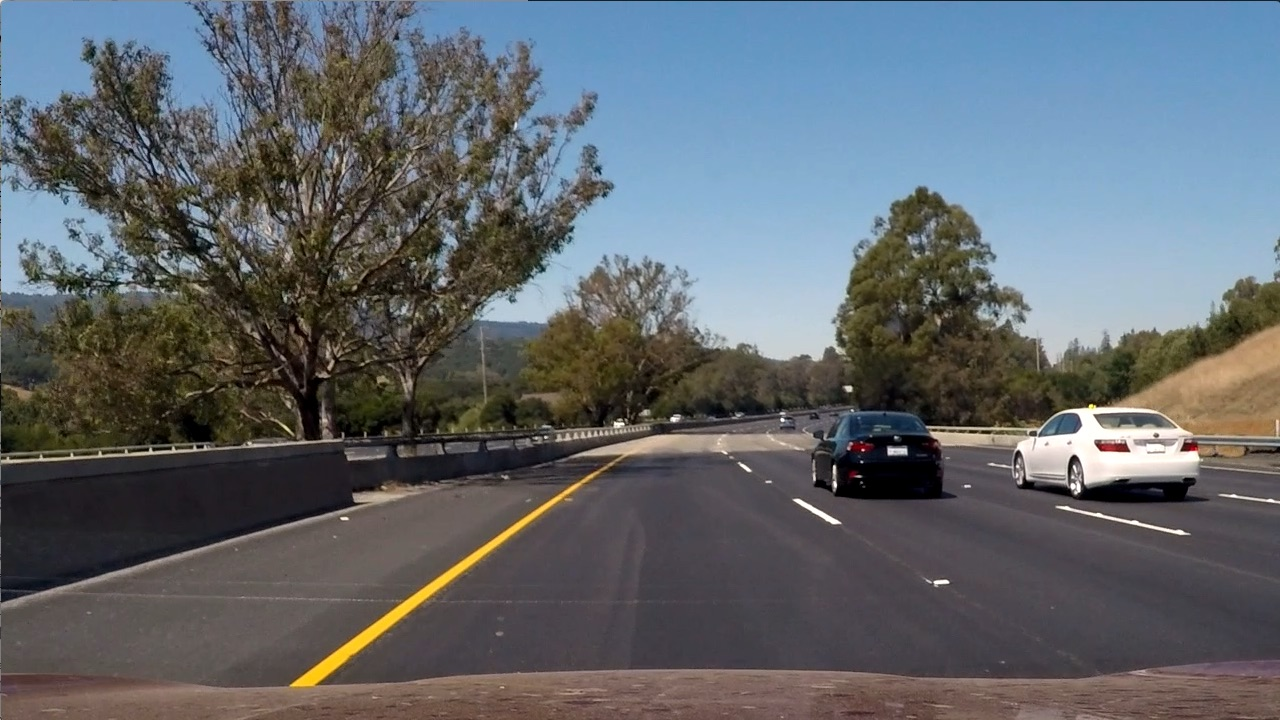
#> input picture Pipeline/test_images/test6.jpg, 1280 x 720 px; its folder holds 5 pictures in this run
$ python pipeline_main.py
#> lines starting #> are read from the running program, lines starting #| are printed output that depends on the picture
### Pipeline/Calibration/calibration_correction.py
import cv2
import numpy

def distortion_correction(srcImgPath, srcImgName, side_by_side = False):
    """
    Corrects the distortion of a given image and saves the result

    params:
        side_by_side = True
            - if you want a side by side of distorted and undistorted image
        side_by side = False
            - if you want only undistorted image as output

    returns:
        none
    """
#> called with srcImgPath = 'test_images/', srcImgName = 'test6.jpg', side_by_side = False
    # load calibrated camera parameters
    calibration = numpy.load('Calibration/calib.npz')
#> (reads Pipeline/Calibration/calib.npz from the repository)
    mtx = calibration['mtx']
    dist = calibration['dist']
    rvecs = calibration['rvecs']
    tvecs = calibration['tvecs']

    # load one of the original distorted images
    Img = cv2.imread(srcImgPath + srcImgName)
#> Img is the input picture: shape (720, 1280, 3); mean B, G, R 107.9, 102.6, 97
    h, w = Img.shape[:2]
#> h = 720; w = 1280

    # obtain the new camera matrix
    newcameraMtx, roi = cv2.getOptimalNewCameraMatrix(mtx, dist, (w, h), 1, (w, h))
#> roi = (45, 55, 1203, 621)

    # undistort the original image
    undistortedImg = cv2.undistort(Img, mtx, dist, None, newcameraMtx)
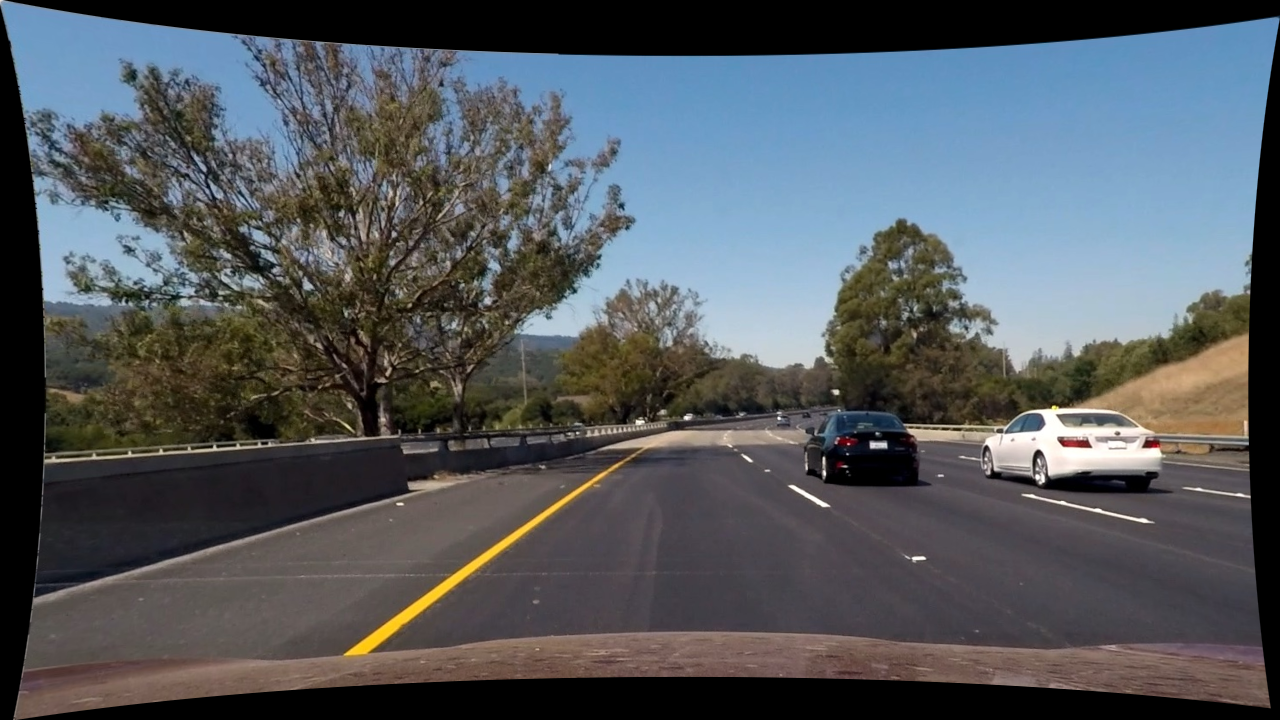
#> undistortedImg: shape (720, 1280, 3); mean B, G, R 93.4, 88.5, 83.4

    # save the final result example
    cv2.imwrite('output/undistort_' + srcImgName, undistortedImg)

    if(side_by_side):
        cv2.imwrite('output/side_by_side_' + srcImgName, numpy.hstack((Img, undistortedImg)))

### Pipeline/image_processing.py
import numpy
import cv2

def detection(Img, srcImgName):

    # converte image to grayscale
#> called with srcImgName = 'test6.jpg'
    gray = cv2.cvtColor(Img, cv2.COLOR_RGB2GRAY)
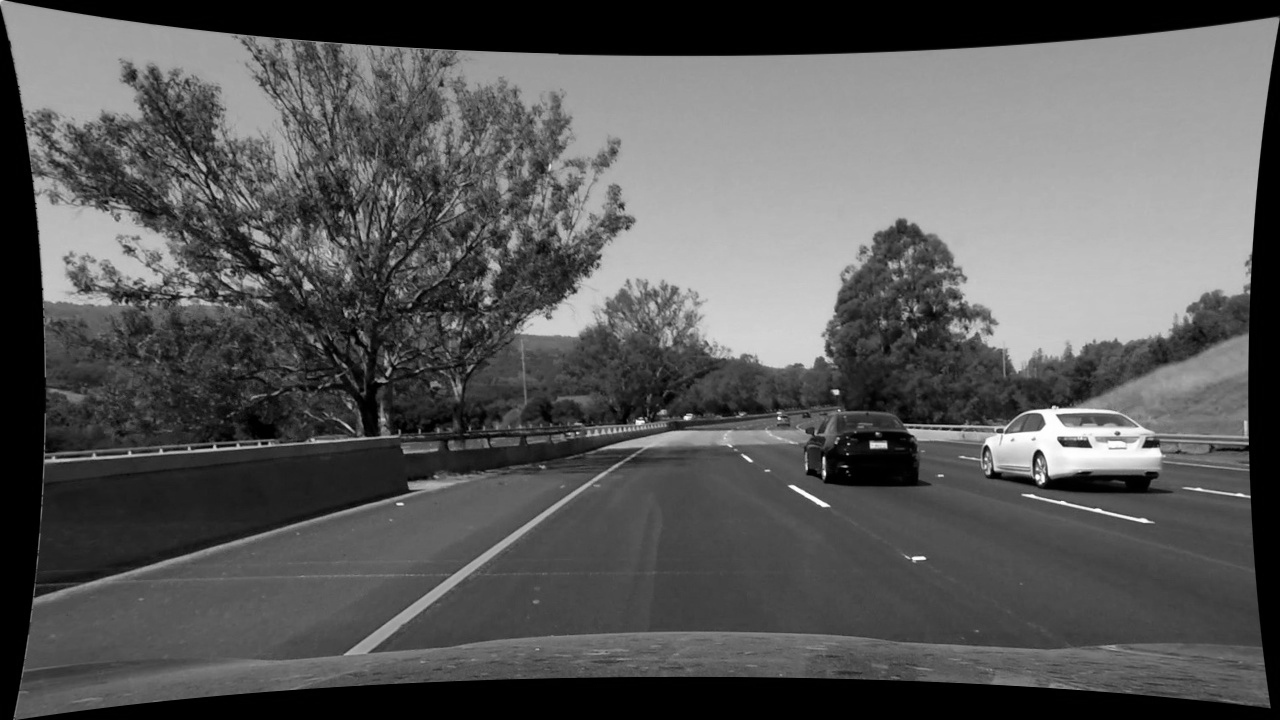
#> gray: shape (720, 1280); min 0, max 255, mean 89.4

    # reduce noise
    blur = cv2.GaussianBlur(gray,(5,5), 0)

    # apply canny
    canny = cv2.Canny(blur, 50, 180)
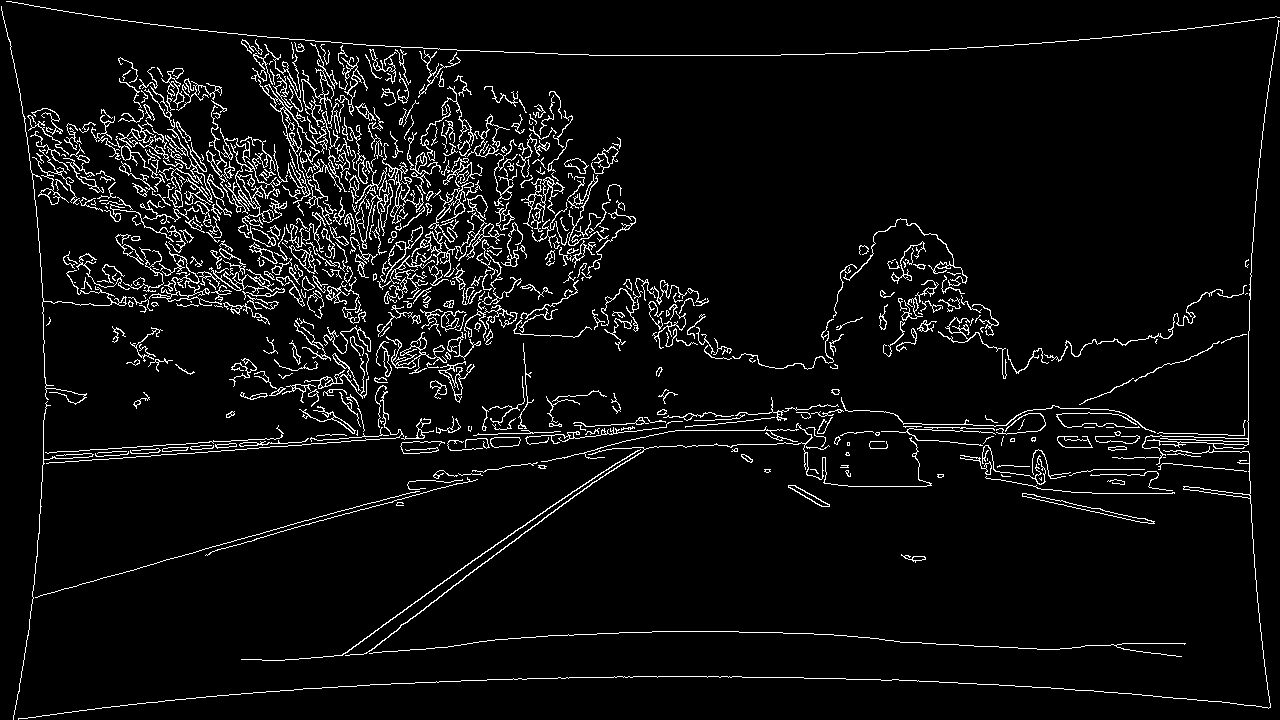
#> canny: shape (720, 1280); 5.4% white in thin lines or dots

    cv2.imwrite('output/canny_' + srcImgName, canny)
    cv2.waitKey(0)

### Pipeline/pipeline_main.py
import Calibration.calibration_correction as calib
import image_processing
import cv2
import glob

if __name__=="__main__":

    srcImgPath = 'test_images/'
    outputPath = 'output/'
    srcImgName = 'test6.jpg'

    # 1. Distortion correction
    calib.distortion_correction(srcImgPath, srcImgName)

    img = cv2.imread(outputPath + 'undistort_' + srcImgName)

    # 2. Thresholded binary image
    image_processing.detection(img, srcImgName)
